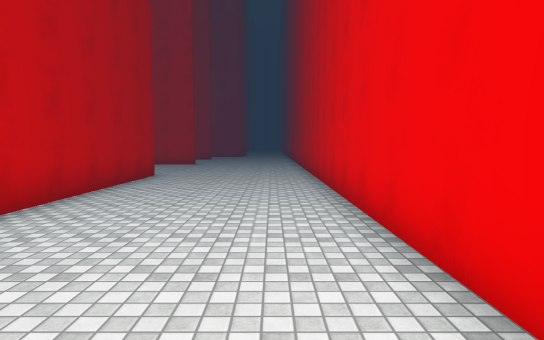
View 1 (above)

24 first-person views from a walk through a Unity game level. The camera is 1.5 m above the floor, tilts 4° down and sees 75° across. The floor is counted in squares, 1.66 m on a side. Each view is taken from the middle of a square. On the plan, view 1 faces up. The plan holds only what a view shows up to about 12 squares ahead; the rest is blank. The place goes on beyond the plan. The player character is not drawn. Door leaves are left out, so doorways stand open. Surface patterns are stand-ins for the level's own textures.

View 2
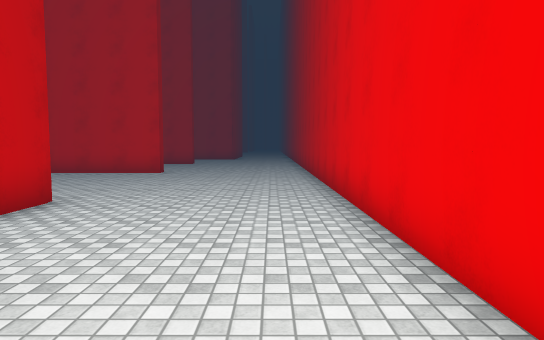

View 3
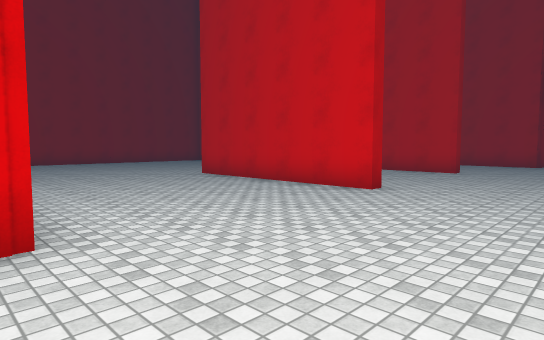

View 4
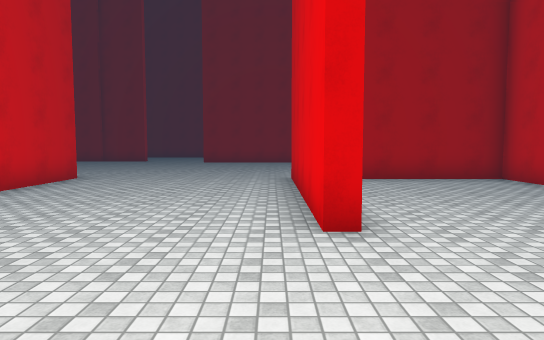

View 5
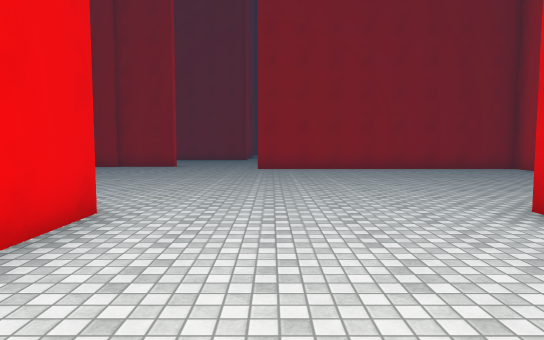

View 6
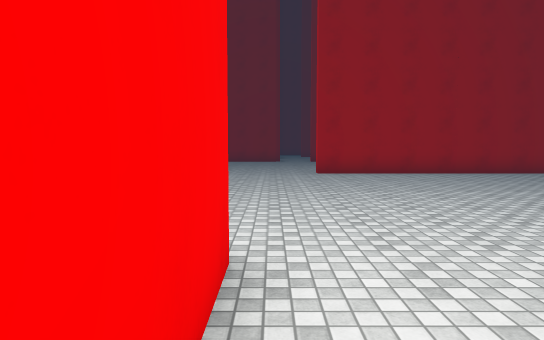

View 7
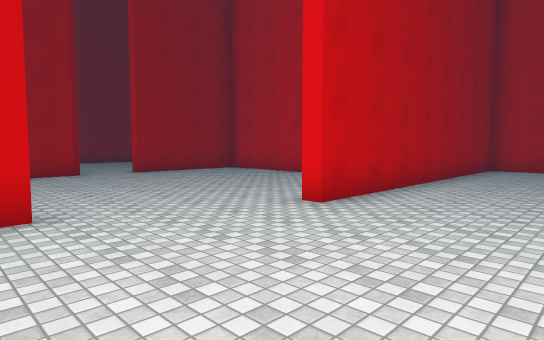

View 8
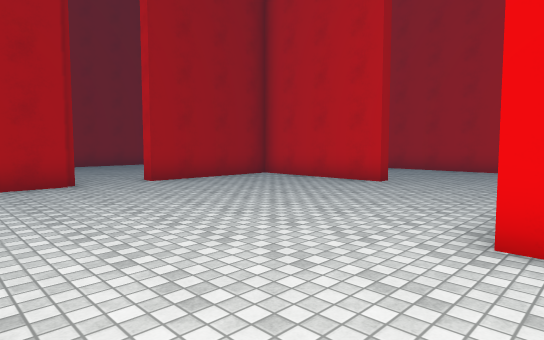

View 9
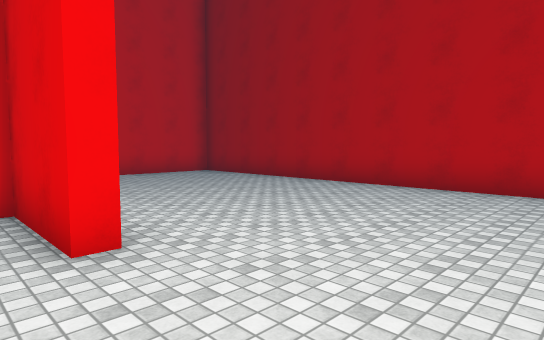

View 10
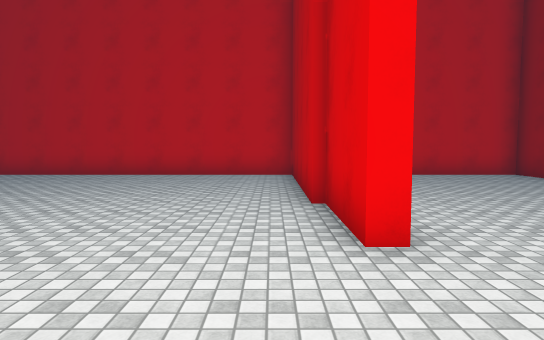

View 11
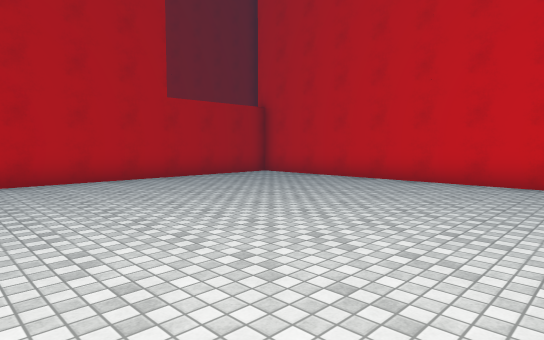

View 12
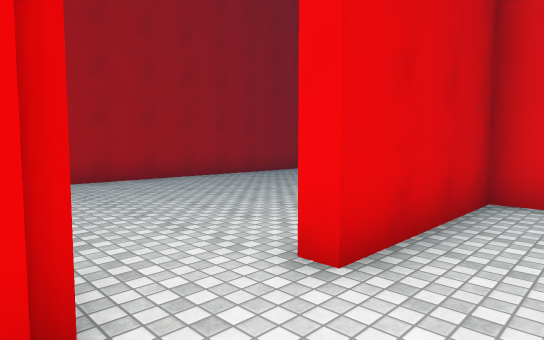

View 13
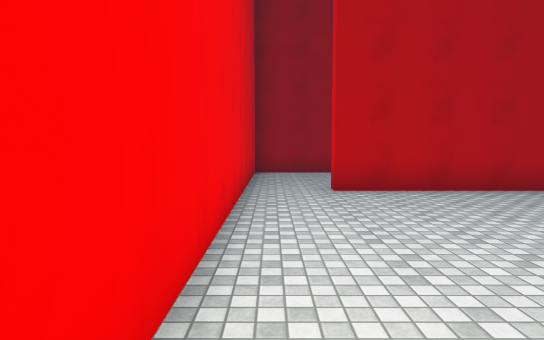

View 14
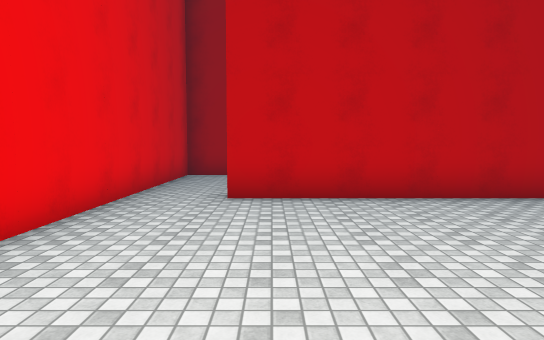

View 15
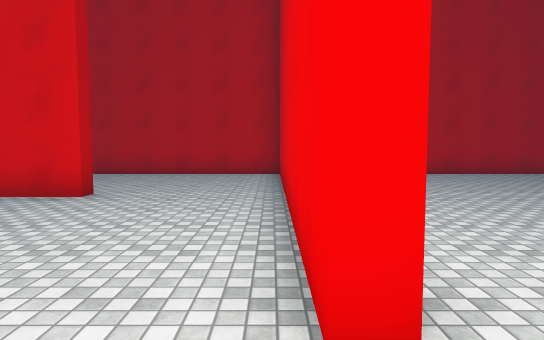

View 16
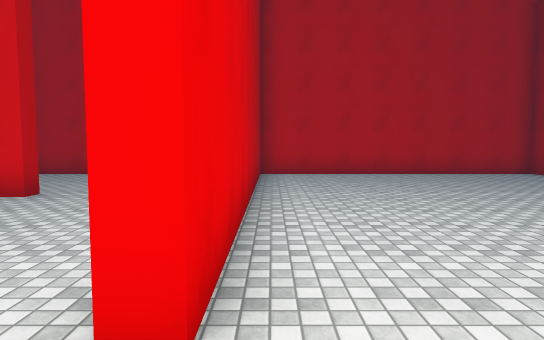

View 17
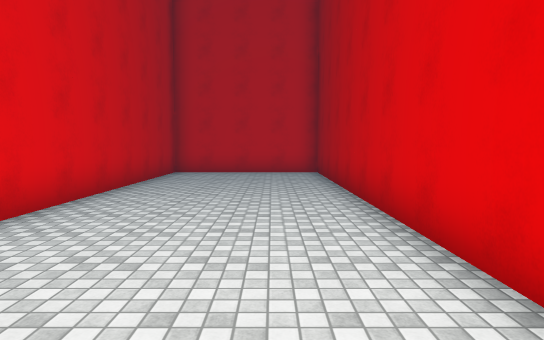

View 18
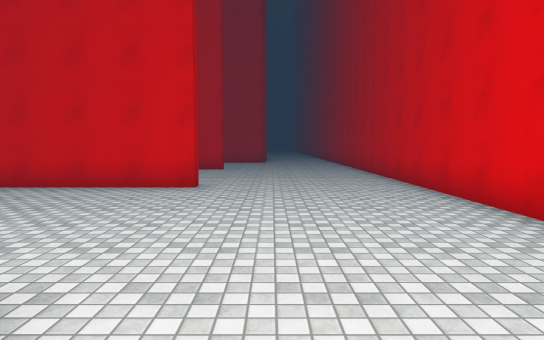

View 19
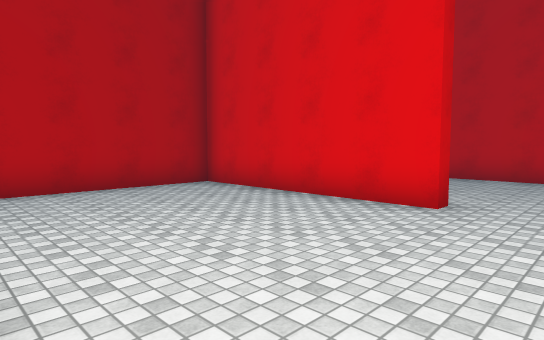

View 20
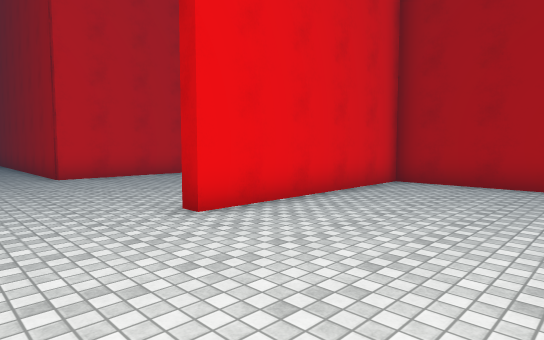

View 21
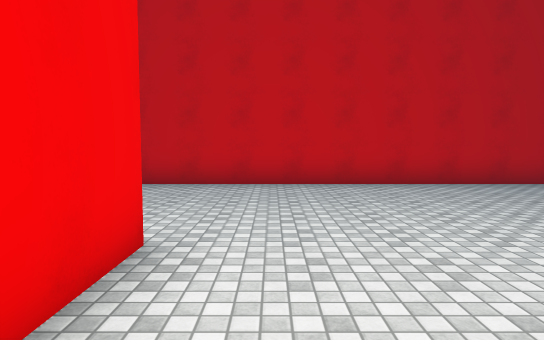

View 22
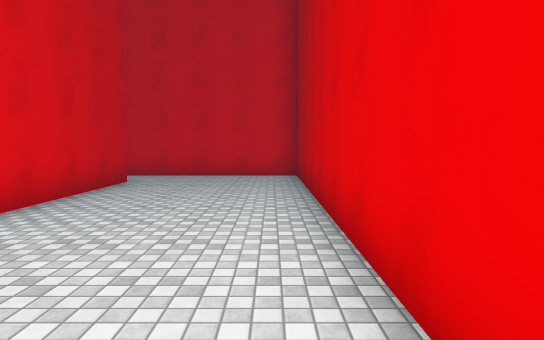

View 23
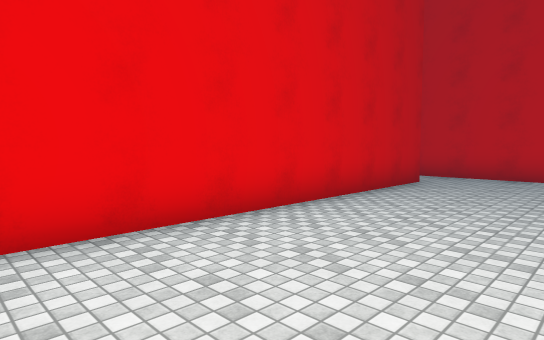

View 24
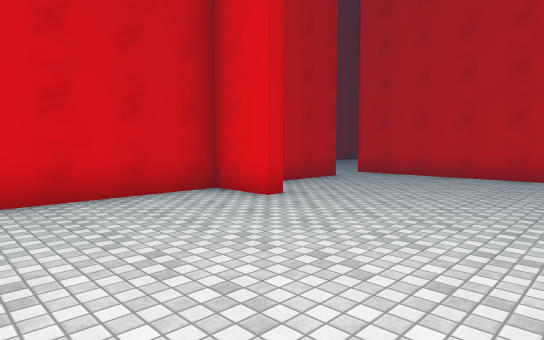

### Floor plan
Points are (right, up) in squares from view 1. A wall is a line through its corners. A room is listed if a view was taken in it or the views show most of it. See-through windows are left out.
Room 1 (views 1, 2, 3, 4, 5, 6, 7, 8, 9, 10, 11, 12, 13, 15, 16, 17, 18, 19, 20, 21)
walls: (-9.8, 10.7) (-3.5, 10.7) (-3.5, -3.8) (1.2, -3.8) (1.2, 22.5); (-20.2, 8.9) (-19.8, 8.9) (-19.8, 6.5); (-19.6, 6.6) (-19.6, 1.2) (-10.6, 1.2); (-9.9, 2.1) (-9.9, 8.9); (-9.9, 22.2) (-18.4, 22.2); (-22.3, 17.6) (-22.3, 17.1) (-26.4, 17.1) (-26.4, 13.1) (-26.9, 13.1); (-18.4, 21.9) (-18.4, 12.5) (-18.8, 12.5) (-18.8, 21.4); (-18.8, 22.2) (-25.4, 22.2); (-3.8, 22.2) (-9.5, 22.2) (-9.5, 16.9) (-3.5, 16.9) (-3.5, 16.5) (-9.9, 16.5); (-27.4, 11.4) (-26.4, 11.4) (-26.4, 1.2) (-23.2, 1.2)
ways out: opening at (-27, 12.5) to room 2
Room 2 (views 14, 24)
walls: (-28.4, 17.1) (-28.4, 17.5) (-26.9, 17.5) (-26.9, 21.2); (-34, 19.1) (-34, 13.1); (-26.9, 13.1) (-26.9, 15.5); (-33.5, 11.4) (-27.4, 11.4)
ways out: opening at (-27, 12.5) to room 1; opening at (-34, 12.5) to room 3
Room 3 (views 22, 23)
walls: (-34.4, 13.1) (-34.4, 21.6); (-38.7, 21.1) (-38.7, 11.4) (-33.5, 11.4)
ways out: opening at (-34, 12.5) to room 2

Where each view was taken, in squares from view 1:
view 1: 0 up, 0 right, facing up
view 2: 5 up, 0 right, facing up
view 3: 10 up, 0 right, facing up-left
view 4: 16 up, 0 right, facing left
view 5: 13 up, 5 left, facing left
view 6: 11 up, 7 left, facing left
view 7: 8 up, 15 left, facing up-left
view 8: 9 up, 18 left, facing up-left
view 9: 12 up, 19 left, facing down-left
view 10: 12 up, 19 left, facing down
view 11: 10 up, 19 left, facing down-right
view 12: 11 up, 25 left, facing up-left
view 13: 12 up, 27 left, facing left
view 14: 14 up, 28 left, facing left
view 15: 11 up, 19 left, facing up
view 16: 11 up, 18 left, facing up
view 17: 8 up, 2 left, facing down
view 18: 9 up, 2 left, facing up
view 19: 17 up, 2 left, facing up-left
view 20: 21 up, 1 left, facing down-left
view 21: 21 up, 7 left, facing right
view 22: 22 up, 38 left, facing down
view 23: 22 up, 38 left, facing down-right
view 24: 22 up, 33 left, facing down-right
